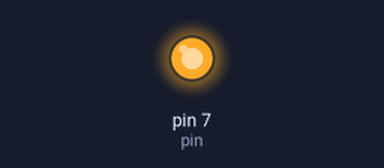
Bench run of a sketch on a simulated Arduino Uno, built with avr-gcc and run on an emulated ATmega328P. Shown: output pins drawn as LEDs (lit = HIGH).

Above: at 0.2 s.
At 1.9 s:
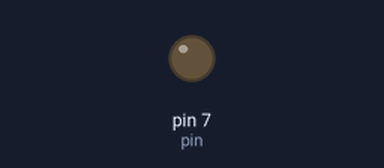
Timing chart, 0 to 3.0 s (numbered marks = the images above):
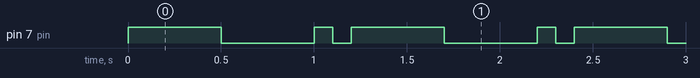

The sketch:

buzzer_active.ino
```cpp
const int pin = 7;

void setup() {
  pinMode(pin, OUTPUT);

}

void loop() {
  digitalWrite(pin, HIGH);
  delay(500);
  digitalWrite(pin, LOW);
  delay(500);
  digitalWrite(pin, HIGH);
  delay(100);
  digitalWrite(pin, LOW);
  delay(100);

}
```

Measured:
- by itself, pin 7 (pin): repeats every 1.2 s: LOW 0.50 s, HIGH 0.10 s, LOW 0.10 s, HIGH 0.50 s
- by itself, everything shown: repeats every 1.2 s, in 4 steps
